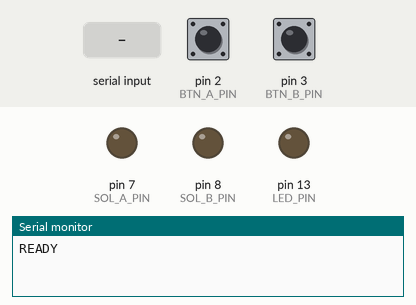
This sketch was run on a simulated Arduino Uno, built with avr-gcc and run on an emulated ATmega328P. On the bench: output pins drawn as LEDs (lit = HIGH), the last lines printed to the serial monitor. The test bench sets the inputs (shaded band); at power-on: pin 3 (BTN_B_PIN) HIGH, pin 2 (BTN_A_PIN) HIGH. EEPROM starts erased.

Above: at 1.3 s.
1.4 s: pin 3 (BTN_B_PIN) pulled LOW for 0.15 s
At 1.47 s:
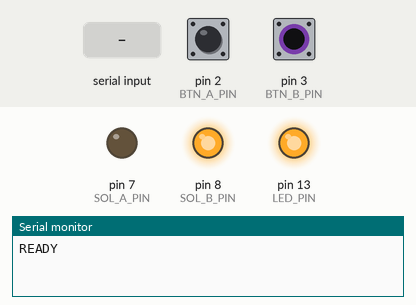
3.0 s: pin 2 (BTN_A_PIN) pulled LOW for 0.15 s
At 3.07 s:
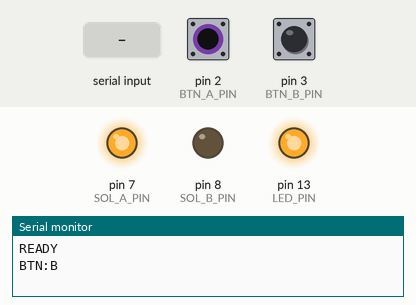
4.6 s: "A" received over Serial
At 5.4 s:
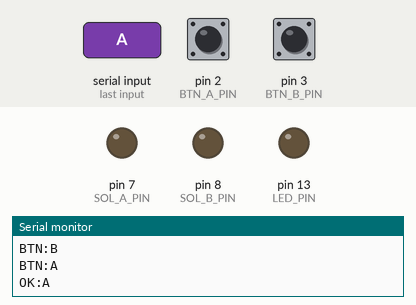
6.2 s: "B" received over Serial
At 6.27 s:
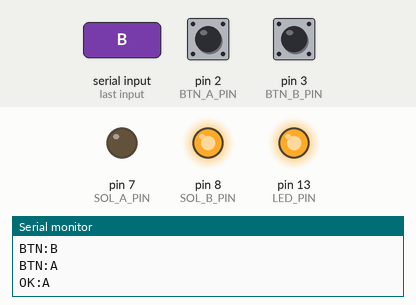
Timing chart, 0 to 9.2 s (numbered marks = the images above; inputs shaded):
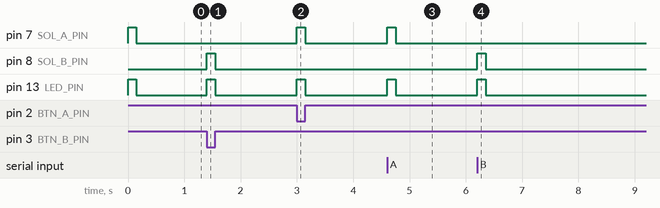

Measured:
- after the input at 1.4 s, pin 8 (SOL_B_PIN), pin 13 (LED_PIN): LOW → HIGH at once, → LOW 0.15 s later
- after the input at 3.0 s, pin 7 (SOL_A_PIN), pin 13 (LED_PIN): LOW → HIGH at once, → LOW 0.15 s later
- after the input at 4.6 s, pin 7 (SOL_A_PIN), pin 13 (LED_PIN): LOW → HIGH at once, → LOW 0.15 s later
- after the input at 6.2 s, pin 8 (SOL_B_PIN), pin 13 (LED_PIN): LOW → HIGH at once, → LOW 0.15 s later

The sketch:

valve_controller.ino
```cpp
// Arduino controller for Airtec 4V120-M5 (5/2 bistable solenoid valve, 12VDC)
// Serial commands (9600 baud): A = Position A, B = Position B, ? = Status
// Pin 7 = Relay 1 (Solenoid A), Pin 8 = Relay 2 (Solenoid B)
// Pin 2 = Button A, Pin 3 = Button B (both to GND)
//
// The 4V120 is a bistable (latching) valve — it stays in the last commanded
// position even when both solenoids are de-energised.
// State is saved to EEPROM so the correct solenoid is pulsed after reset.

#include <EEPROM.h>

const int SOL_A_PIN = 7;
const int SOL_B_PIN = 8;
const int LED_PIN   = 13;
const int BTN_A_PIN = 2;
const int BTN_B_PIN = 3;

const int BTN_PINS[2]     = {BTN_A_PIN, BTN_B_PIN};
const char BTN_TARGETS[2] = {'A', 'B'};

const int EEPROM_ADDR = 0;

const unsigned long PULSE_MS     = 150;
const unsigned long EMI_GUARD_MS = 400;
const unsigned long DEBOUNCE_MS  = 200;

char currentState = 'A';
bool btnPrev[2]   = {HIGH, HIGH};
unsigned long btnLastPress[2] = {0, 0};
unsigned long lastChangeTime  = 0;

void pulseValve(char pos) {
  digitalWrite(LED_PIN, HIGH);

  if (pos == 'A') {
    digitalWrite(SOL_A_PIN, HIGH);
    digitalWrite(SOL_B_PIN, LOW);
  } else {
    digitalWrite(SOL_A_PIN, LOW);
    digitalWrite(SOL_B_PIN, HIGH);
  }

  delay(PULSE_MS);

  digitalWrite(SOL_A_PIN, LOW);
  digitalWrite(SOL_B_PIN, LOW);
  digitalWrite(LED_PIN, LOW);
}

void setValve(char pos) {
  if (pos != currentState) {
    EEPROM.update(EEPROM_ADDR, pos);
  }
  currentState = pos;
  pulseValve(pos);
  lastChangeTime = millis();
}

char loadSavedState() {
  char saved = EEPROM.read(EEPROM_ADDR);
  if (saved == 'A' || saved == 'B') return saved;
  return 'A';
}

void setup() {
  pinMode(SOL_A_PIN, OUTPUT);
  pinMode(SOL_B_PIN, OUTPUT);
  pinMode(LED_PIN,   OUTPUT);
  pinMode(BTN_A_PIN, INPUT_PULLUP);
  pinMode(BTN_B_PIN, INPUT_PULLUP);

  char saved = loadSavedState();
  currentState = saved;
  pulseValve(saved);

  Serial.begin(9600);
  Serial.println("READY");
}

void checkButtons() {
  unsigned long now = millis();

  if (now - lastChangeTime < EMI_GUARD_MS) {
    for (int i = 0; i < 2; i++) btnPrev[i] = digitalRead(BTN_PINS[i]);
    return;
  }

  for (int i = 0; i < 2; i++) {
    bool reading = digitalRead(BTN_PINS[i]);

    if (reading == LOW && btnPrev[i] == HIGH && (now - btnLastPress[i] > DEBOUNCE_MS)) {
      btnLastPress[i] = now;
      setValve(BTN_TARGETS[i]);
      Serial.print("BTN:");
      Serial.println(currentState);
    }

    btnPrev[i] = reading;
  }
}

void loop() {
  checkButtons();

  if (Serial.available() > 0) {
    char cmd = Serial.read();
    switch (cmd) {
      case 'A': case 'B':
        setValve(cmd);
        Serial.print("OK:");
        Serial.println(currentState);
        break;
      case '?':
        Serial.print("STATE:");
        Serial.println(currentState);
        break;
    }
  }
}
```
